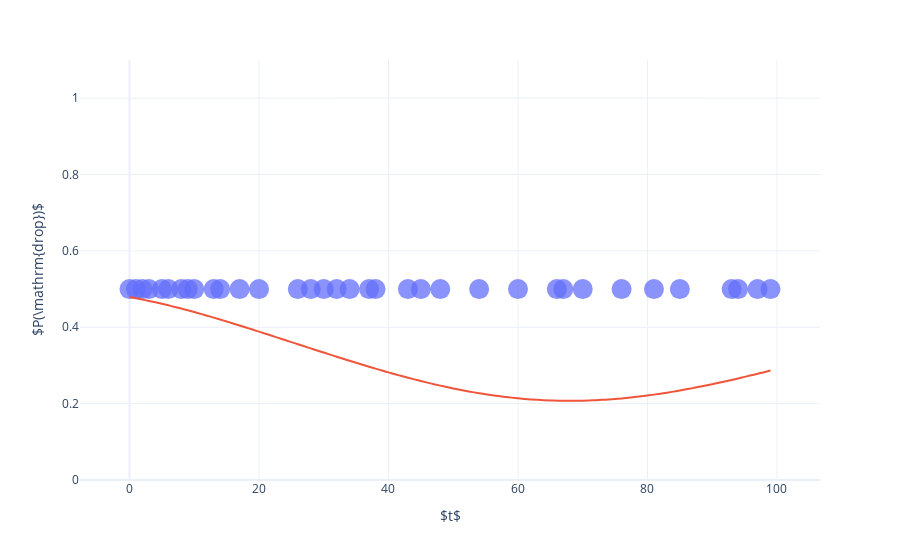

Notebook cell for this chart:
### Markdown cell above
As is clear from the graph, the raindrops are clumped together. This is the same underlying principle as photon bunching in photons from astronomical sources. The random motion of the exciting atoms, for example Brownian motion, means that the intensity also fluctuates over time{% cite paul_2004 %}. It is therefore not the act of detecting a photon that increases the chance of another detection, but rather an underlying change in probability of detecting, easily explained by probabilistics.

This means that at the point where a raindrop falls or a photon gets emitted, it is still a simple stochastic process. Should our sampling interval be much smaller than the time over which the rain varies, we'd still see 'stochastic regions', where the probability function stays roughly constant, like in the first example. This is illustrated in the graph below with stretched noise:

### Code cell
#hide_input
def incoherent_noise_drops(T):
    p_rnd = noise_array(T,0.01)*.35 + 0.35   
    return p_rnd

incoherent = incoherent_noise_drops(T)
plot_single(incoherent)

### Figure 1 — Plotly figure (JSON) as saved in the notebook; plotly's stock layout.template omitted (floating-point values rounded to 4 significant figures)
{"data": [{"hovertemplate": "<b>drop</b><br>Time: %{x}<extra></extra>", "legendgroup": "0", "marker": {"color": "#636efa", "opacity": 0.75, "size": 20, "symbol": "circle"}, "mode": "markers", "name": "0", "orientation": "v", "showlegend": true, "type": "scatter", "x": [0, 1, 2, 3, 4, 5, 6, 7, 8, 9, 10, 11, 12, 13, 14, 15, 16, 17, 18, 19, 20, 21, 22, 23, 24, 25, 26, 27, 28, 29, 30, 31, 32, 33, 34, 35, 36, 37, 38, 39, 40, 41, 42, 43, 44, 45, 46, 47, 48, 49, 50, 51, 52, 53, 54, 55, 56, 57, 58, 59, 60, 61, 62, 63, 64, 65, 66, 67, 68, 69, 70, 71, 72, 73, 74, 75, 76, 77, 78, 79, 80, 81, 82, 83, 84, 85, 86, 87, 88, 89, 90, 91, 92, 93, 94, 95, 96, 97, 98, 99], "xaxis": "x", "y": [0.5, 0.5, 0.5, 0.5, -0.5, 0.5, 0.5, -0.5, 0.5, 0.5, 0.5, -0.5, -0.5, 0.5, 0.5, -0.5, -0.5, 0.5, -0.5, -0.5, 0.5, -0.5, -0.5, -0.5, -0.5, -0.5, 0.5, -0.5, 0.5, -0.5, 0.5, -0.5, 0.5, -0.5, 0.5, -0.5, -0.5, 0.5, 0.5, -0.5, -0.5, -0.5, -0.5, 0.5, -0.5, 0.5, -0.5, -0.5, 0.5, -0.5, -0.5, -0.5, -0.5, -0.5, 0.5, -0.5, -0.5, -0.5, -0.5, -0.5, 0.5, -0.5, -0.5, -0.5, -0.5, -0.5, 0.5, 0.5, -0.5, -0.5, 0.5, -0.5, -0.5, -0.5, -0.5, -0.5, 0.5, -0.5, -0.5, -0.5, -0.5, 0.5, -0.5, -0.5, -0.5, 0.5, -0.5, -0.5, -0.5, -0.5, -0.5, -0.5, -0.5, 0.5, 0.5, -0.5, -0.5, 0.5, -0.5, 0.5], "yaxis": "y"}, {"hovertemplate": "<b>P(drop)</b><br>Time: %{x}<br>Probability: %{y:.2f}<extra></extra>", "line": {"shape": "spline"}, "type": "scatter", "x": [0, 1, 2, 3, 4, 5, 6, 7, 8, 9, 10, 11, 12, 13, 14, 15, 16, 17, 18, 19, 20, 21, 22, 23, 24, 25, 26, 27, 28, 29, 30, 31, 32, 33, 34, 35, 36, 37, 38, 39, 40, 41, 42, 43, 44, 45, 46, 47, 48, 49, 50, 51, 52, 53, 54, 55, 56, 57, 58, 59, 60, 61, 62, 63, 64, 65, 66, 67, 68, 69, 70, 71, 72, 73, 74, 75, 76, 77, 78, 79, 80, 81, 82, 83, 84, 85, 86, 87, 88, 89, 90, 91, 92, 93, 94, 95, 96, 97, 98, 99], "y": [0.479, 0.4759, 0.4726, 0.4691, 0.4654, 0.4615, 0.4575, 0.4533, 0.4489, 0.4445, 0.4399, 0.4351, 0.4303, 0.4253, 0.4203, 0.4152, 0.41, 0.4047, 0.3994, 0.394, 0.3886, 0.3831, 0.3777, 0.3722, 0.3667, 0.3612, 0.3557, 0.3502, 0.3447, 0.3392, 0.3337, 0.3283, 0.3229, 0.3176, 0.3123, 0.307, 0.3018, 0.2967, 0.2917, 0.2867, 0.2819, 0.2771, 0.2724, 0.2679, 0.2635, 0.2592, 0.255, 0.251, 0.2471, 0.2434, 0.2399, 0.2365, 0.2332, 0.2302, 0.2273, 0.2246, 0.2221, 0.2198, 0.2177, 0.2157, 0.214, 0.2125, 0.2111, 0.21, 0.2091, 0.2084, 0.2078, 0.2075, 0.2074, 0.2075, 0.2078, 0.2083, 0.209, 0.2099, 0.211, 0.2122, 0.2137, 0.2153, 0.2171, 0.2191, 0.2213, 0.2236, 0.2261, 0.2287, 0.2315, 0.2344, 0.2375, 0.2406, 0.244, 0.2474, 0.2509, 0.2546, 0.2583, 0.2622, 0.2661, 0.2701, 0.2741, 0.2782, 0.2824, 0.2866]}], "layout": {"hoverlabel": {"bgcolor": "white", "font": {"size": 14}}, "legend": {"title": {"text": "variable"}, "tracegroupgap": 0}, "margin": {"t": 60}, "showlegend": false, "xaxis": {"anchor": "y", "domain": [0, 1], "title": {"text": "$t$"}}, "yaxis": {"anchor": "x", "domain": [0, 1], "fixedrange": true, "range": [0, 1.1], "title": {"text": "$P(\\mathrm{drop})$"}}}}
